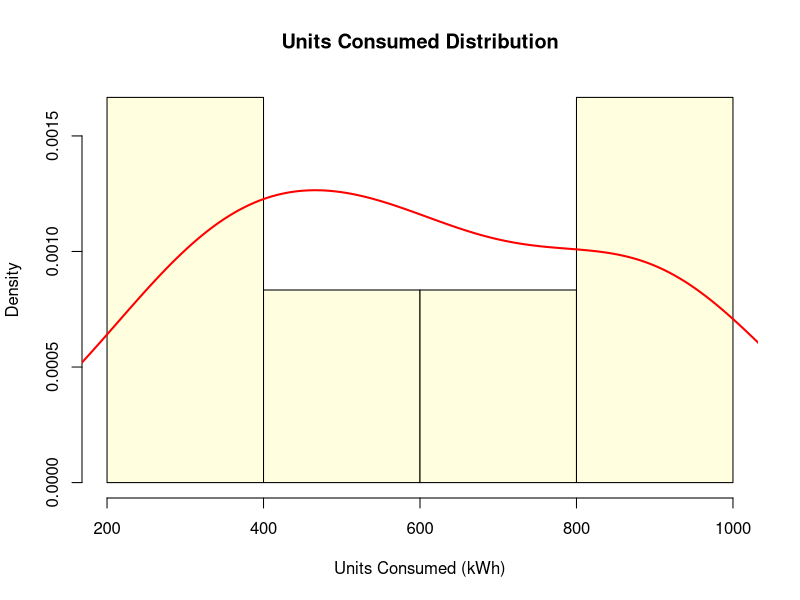
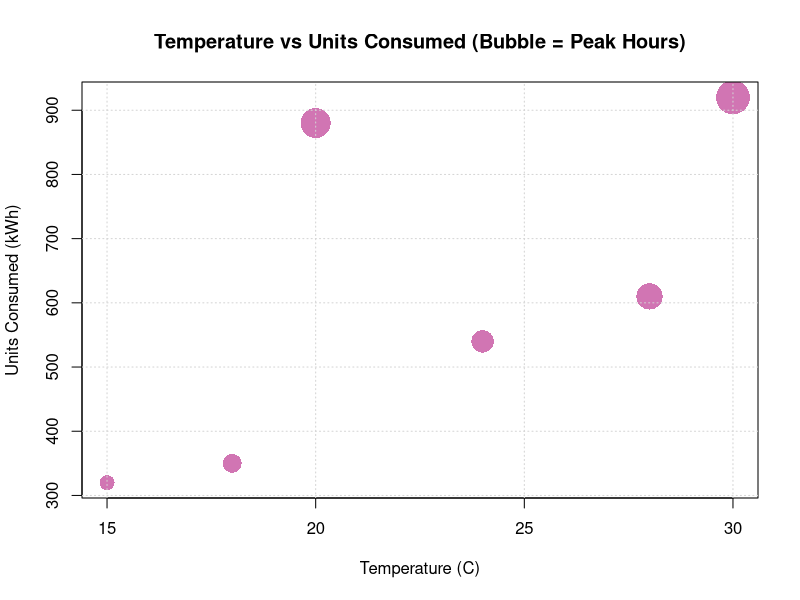
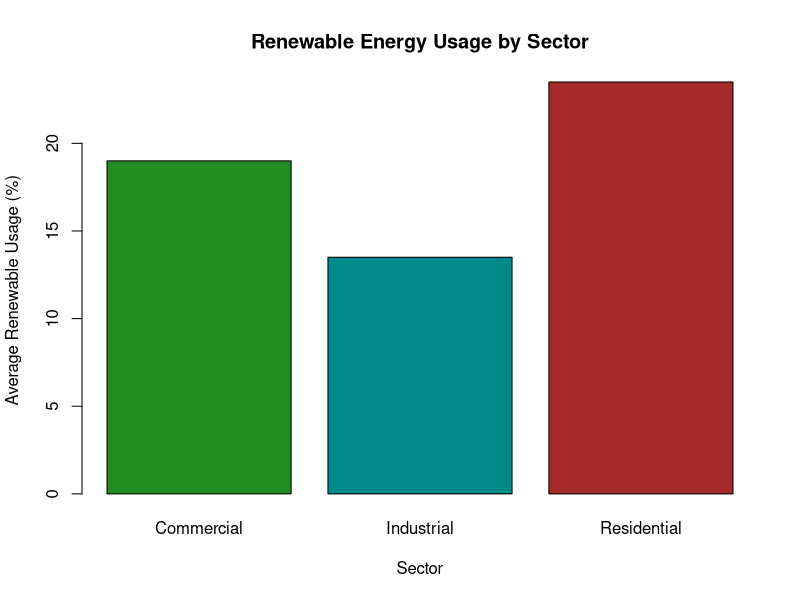
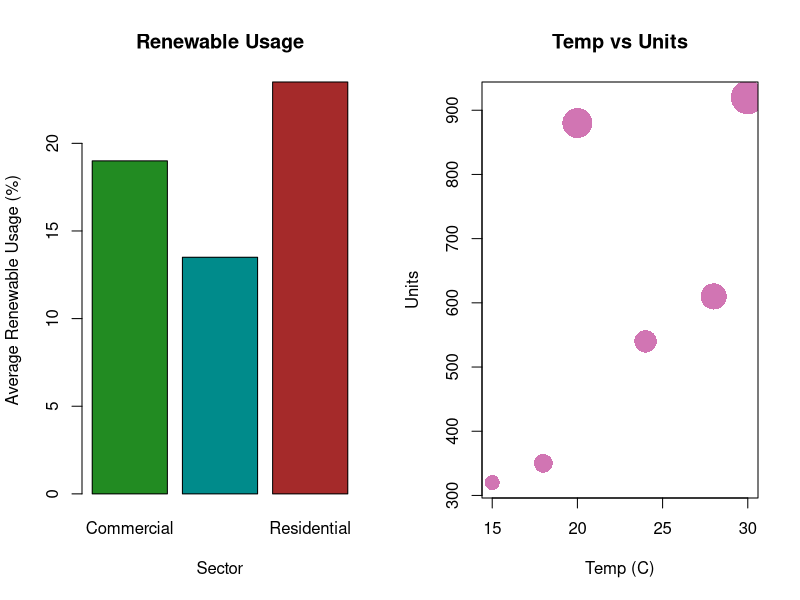

Source code (R) for these figures, in order:
# Experiment 14: Energy Consumption Analysis
# Course: Data Handling and Visualization

# Dataset import
df14 <- read.csv("data/Energy_Consumption_Data.csv")
cat("--- Experiment 14: Energy Consumption Analysis ---\n")
print(df14)

# Q1: Plot a histogram and density plot for Units_Consumed.
png("outputs/exp14_q1_hist_density.png", width=800, height=600)
hist(df14$Units_Consumed, probability=TRUE, col="lightyellow", 
     xlab="Units Consumed (kWh)", ylab="Density", main="Units Consumed Distribution")
lines(density(df14$Units_Consumed), col="red", lwd=2)
dev.off()

# Q2: Create a scatter plot between Temperature and Units_Consumed. Represent Peak_Hours using bubble size.
png("outputs/exp14_q2_scatter_bubble.png", width=800, height=600)
plot(df14$Temperature, df14$Units_Consumed, cex=df14$Peak_Hours/2, 
     col=rgb(0.7, 0.1, 0.5, 0.6), pch=16,
     xlab="Temperature (C)", ylab="Units Consumed (kWh)", 
     main="Temperature vs Units Consumed (Bubble = Peak Hours)")
grid()
dev.off()

# Q3: Calculate average Renewable_Usage for each Sector. Create a bar chart.
sec_avg_ren <- aggregate(Renewable_Usage ~ Sector, data=df14, mean)
print(sec_avg_ren)
png("outputs/exp14_q3_bar_chart.png", width=800, height=600)
barplot(sec_avg_ren$Renewable_Usage, names.arg=sec_avg_ren$Sector, col=c("forestgreen", "darkcyan", "brown"),
        xlab="Sector", ylab="Average Renewable Usage (%)", main="Renewable Energy Usage by Sector")
dev.off()
cat("Insight: Residential sector has the highest average renewable usage (23.5%), followed by Commercial (19.0%) and Industrial (13.5%).\n")

# Q4: Develop a Tableau dashboard simulation.
png("outputs/exp14_q4_dashboard_simulation.png", width=1200, height=600)
par(mfrow=c(1,2))
barplot(sec_avg_ren$Renewable_Usage, names.arg=sec_avg_ren$Sector, col=c("forestgreen", "darkcyan", "brown"),
        xlab="Sector", ylab="Average Renewable Usage (%)", main="Renewable Usage")
plot(df14$Temperature, df14$Units_Consumed, cex=df14$Peak_Hours/2, 
     col=rgb(0.7, 0.1, 0.5, 0.6), pch=16,
     xlab="Temp (C)", ylab="Units", main="Temp vs Units")
dev.off()
cat("Experiment 14 successfully completed. Plots saved to outputs/.\n\n")
